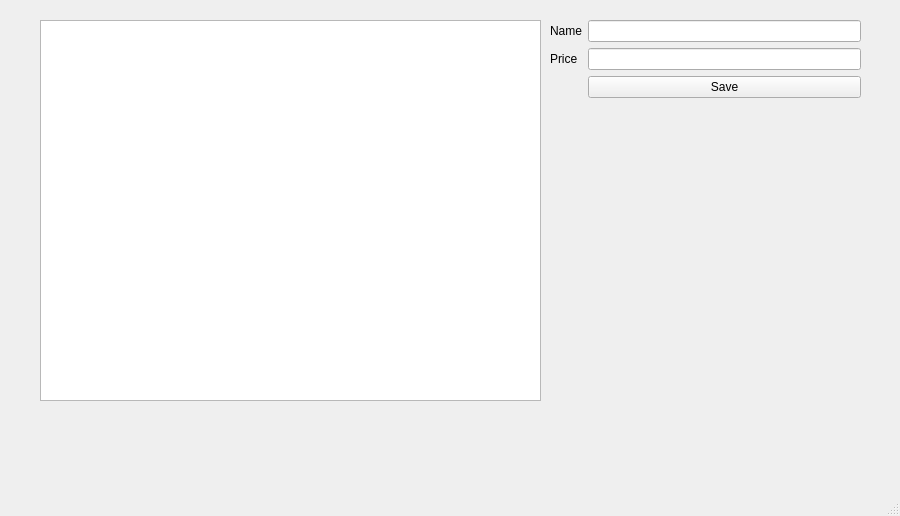
<?xml version="1.0" encoding="UTF-8"?>
<ui version="4.0">
 <class>MainWindow</class>
 <widget class="QMainWindow" name="MainWindow">
  <property name="geometry">
   <rect>
    <x>0</x>
    <y>0</y>
    <width>900</width>
    <height>516</height>
   </rect>
  </property>
  <property name="windowTitle">
   <string>MainWindow</string>
  </property>
  <widget class="QWidget" name="centralwidget">
   <widget class="QTableWidget" name="tableProducts">
    <property name="geometry">
     <rect>
      <x>40</x>
      <y>20</y>
      <width>501</width>
      <height>381</height>
     </rect>
    </property>
   </widget>
   <widget class="QWidget" name="formLayoutWidget">
    <property name="geometry">
     <rect>
      <x>550</x>
      <y>20</y>
      <width>311</width>
      <height>131</height>
     </rect>
    </property>
    <layout class="QFormLayout" name="formLayout">
     <item row="0" column="0">
      <widget class="QLabel" name="label">
       <property name="text">
        <string>Name</string>
       </property>
      </widget>
     </item>
     <item row="1" column="0">
      <widget class="QLabel" name="label_2">
       <property name="text">
        <string>Price</string>
       </property>
      </widget>
     </item>
     <item row="0" column="1">
      <widget class="QLineEdit" name="txtName"/>
     </item>
     <item row="1" column="1">
      <widget class="QLineEdit" name="txtPrice"/>
     </item>
     <item row="2" column="1">
      <widget class="QPushButton" name="btnSave">
       <property name="text">
        <string>Save</string>
       </property>
      </widget>
     </item>
    </layout>
   </widget>
  </widget>
  <widget class="QMenuBar" name="menubar">
   <property name="geometry">
    <rect>
     <x>0</x>
     <y>0</y>
     <width>900</width>
     <height>21</height>
    </rect>
   </property>
  </widget>
  <widget class="QStatusBar" name="statusbar"/>
 </widget>
 <resources/>
 <connections/>
</ui>
